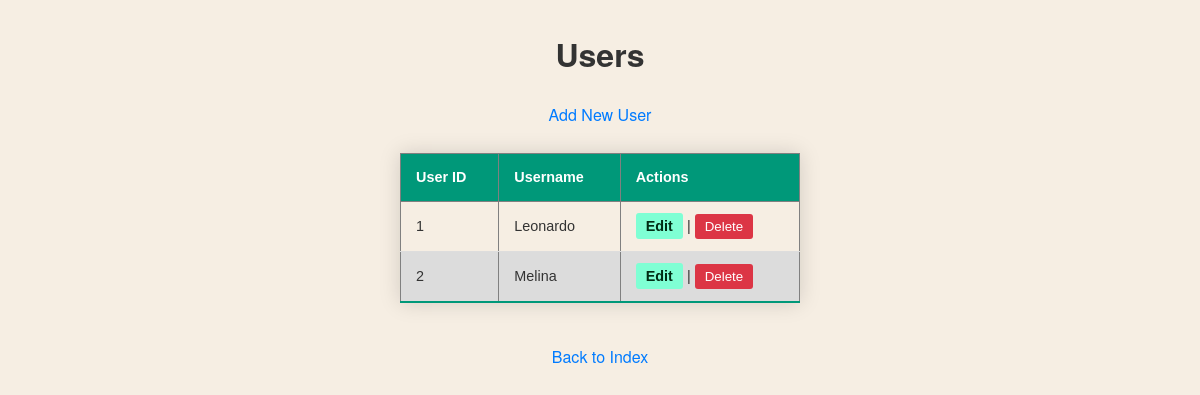
/users/, run on the app's committed database.
### models.py (models this page shows)
class User(db.Model):
    __tablename__ = 'user_table'
    user_id = db.Column(db.Integer, primary_key=True, autoincrement=True)
    username = db.Column(db.String, nullable=False)
    main_records = db.relationship('MainTable', back_populates='user')
    payment_methods = db.relationship('PaymentMethod', back_populates='user')

### personal_finance_app/routes/users.py (the view)
@users_bp.route('/')
def view_users():
    users = db.session.query(User).all()
    return render_template('users/view_users.html', users=users)

### personal_finance_app/templates/users/view_users.html (shortened to what this page needs)
<!DOCTYPE html>
<html lang="en">
<head>
    <link rel="stylesheet" href="{{ url_for('static', filename='css/global.css') }}">
</head>
<body>
    <h1>Users</h1>
    <a href="{{ url_for('users.add_user') }}">Add New User</a>
    <table class="styled-table" border="1">
        <thead>
            <tr>
                <th>User ID</th>
                <th>Username</th>
                <th>Actions</th>
            </tr>
        </thead>
        <tbody>
            {% for user in users %}
            <tr>
                <td>{{ user.user_id }}</td>
                <td>{{ user.username }}</td>
                <td>
                    <a href="{{ url_for('users.edit_user', user_id=user.user_id) }}" class="custom-edit-link">Edit</a> |
                    <form action="{{ url_for('users.delete_user', user_id=user.user_id) }}" method="POST" class="custom-delete-form" onsubmit="return confirmDelete();">
                        <button type="submit" class="custom-delete-button">Delete</button>
                    </form>
                </td>
            </tr>
            {% endfor %}
        </tbody>
    </table>
    <p><a href="{{ url_for('index') }}">Back to Index</a></p>
</body>
</html>

### personal_finance_app/static/css/global.css (style rules this page uses)
body { font-family: 'Helvetica Neue', Arial, sans-serif; line-height: 1.6; margin: 2; padding: 0; background-color: #f6eee3; color: #333; display: flex; flex-direction: column; align-items: center; justify-content: center; }
p { margin-bottom: 1.5em; }
h1 { color: #333; }
a { color: #007bff; text-decoration: none; position: relative; }
a:before { content: ''; position: absolute; width: 100%; height: 2px; bottom: 0; left: 0; background-color: #007bff; visibility: hidden; transform: scaleX(0); transition: all 0.3s ease-in-out; }
.styled-table { border-collapse: collapse; margin: 25px 0; font-size: 0.9em; font-family: sans-serif; min-width: 400px; box-shadow: 0 0 20px rgba(0, 0, 0, 0.15); }
.styled-table thead tr { background-color: #009879; color: #ffffff; text-align: left; }
.styled-table th, .styled-table td { padding: 12px 15px; }
.styled-table tbody tr { border-bottom: 1px solid #dddddd; }
.styled-table tbody tr:nth-of-type(even) { background-color: #dcdcdc; }
.styled-table tbody tr:last-of-type { border-bottom: 2px solid #009879; }
.custom-edit-link { color: #002d14; background-color: aquamarine; text-decoration: none; font-weight: bold; padding: 5px 10px; border-radius: 3px; transition: background-color 0.3s ease, color 0.3s ease; }
.custom-delete-form { display: inline-block; }
.custom-delete-button { background-color: #dc3545; color: white; border: none; padding: 5px 10px; border-radius: 3px; cursor: pointer; transition: background-color 0.3s ease; }

### data on the page
User: user_id "1", username "Leonardo"
User: user_id "2", username "Melina"
